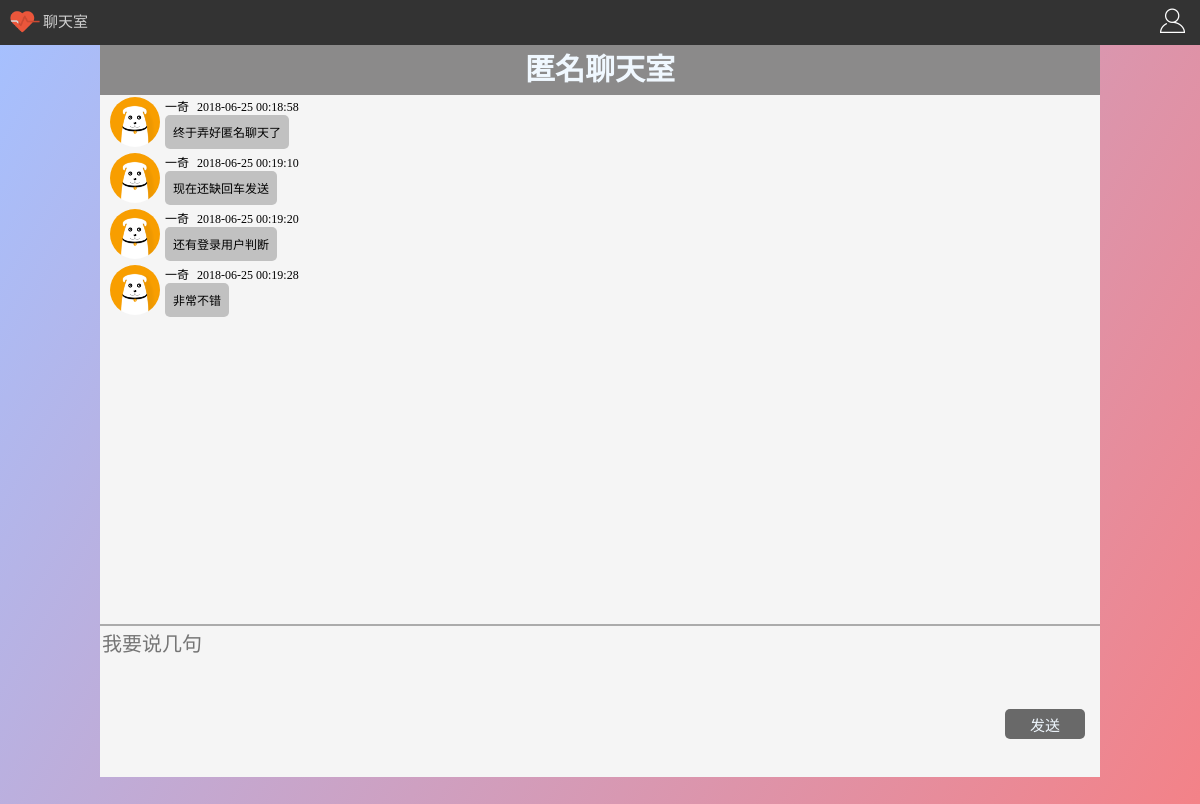
The page /userlt.php (signed in) on the database its author committed.
### tables this page shows
CREATE TABLE `liaotian` (
  `Id` int(11) NOT NULL AUTO_INCREMENT,
  `name` varchar(50) DEFAULT NULL,
  `time` varchar(30) DEFAULT NULL,
  `content` varchar(255) DEFAULT NULL,
  `ip` varchar(30) DEFAULT NULL,
  `touxiang` varchar(50) DEFAULT NULL,
  `vip` int(2) DEFAULT '0',
  PRIMARY KEY (`Id`)
);

CREATE TABLE `user` (
  `Id` int(11) NOT NULL AUTO_INCREMENT,
  `username` varchar(255) DEFAULT NULL,
  `password` varchar(255) DEFAULT NULL,
  `name` varchar(20) DEFAULT NULL,
  `qq` bigint(11) DEFAULT NULL,
  `email` varchar(50) DEFAULT NULL,
  `phone` int(11) DEFAULT NULL,
  `age` int(3) DEFAULT NULL,
  `shenggao` varchar(10) DEFAULT NULL,
  `tizhong` varchar(10) DEFAULT NULL,
  `xinbie` int(2) DEFAULT '0',
  `school` varchar(100) DEFAULT NULL,
  `qianming` varchar(255) DEFAULT NULL,
  `zcip` varchar(100) DEFAULT NULL,
  `dlip` varchar(100) DEFAULT NULL,
  `zctime` varchar(30) DEFAULT NULL,
  `dltime` varchar(30) DEFAULT NULL,
  PRIMARY KEY (`Id`)
);

### userlt.php (the view, shortened to what this page needs)
<?php require_once("./conn/conn.php");
@$user=$_SESSION['user'];
$hqsql="select * from user where username='$user'";
@$hquser=mysql_query($hqsql);
@$hquserz=mysql_fetch_array($hquser);
$qq=$hquserz['qq'];
@$xname=$hquserz['name'];
?>
<!doctype html>
<html>
<head>
<link href="style/reset.css" rel="stylesheet" />
<link href="style/user.css" rel="stylesheet" />
</head>
<body onload="bgsz();hqsj(<?php if(@$user || @$xnmae){echo "'$xname'";}else{echo "'$user'";}?>)">
	<div class="box" name="box">
			<div class="head">
					<div class="left">
							<img src="images/icon/xin.png">
						<a href="./index.php"><span>聊天室</span></a>
					</div>
					<div class="right">
						<img src="images/icon/account.png" id="head-right"
							 <?php
											if(!empty($user)){
											echo "onClick='dis()'";
											}else{
												echo "onClick='read2()'";
											}
											?>
					</div>
			</div>
		</div>
				<div id="lt-bg" >
					<div id="lt-xianzhi" >
						<div class="lt-top" align="center">
							<span>匿名聊天室</span>
						</div>
						<div id="lt-neirong">
							<?php require_once("./xsneirong.php"); ?>
						</div>
						<div class="lt-bottom">
							<textarea placeholder="我要说几句" maxlength="255" id="js-lt-neirong"></textarea>
							<div class="lt-tj">
								<input type="submit" id="js-xxfs" style="cursor: pointer;" value="发送" <?php
									@$name=$_SESSION["name"];
									   if($user){
										  if($xname){
											  if($qq){
											  echo "onClick='lttj($qq,\"$xname\")'";
												  }else{
												   echo "onClick='lttj(\"\",\"$xname\")'";
											  }
										  }else{
											  if($qq){
												  echo "onClick='lttj($qq,$user)'";
											  }else{
												  echo "onClick='lttj(\"\",\"$user\")'";
											  }
										  }
									   }else{
										   if(@$name){
											   echo 'onClick="lttjno(\''.$name.'\')"';
										   }else{
										   echo "onClick=\"lttjno('匿名')\"";
											   }
									   }?>
									   >
							</div>
						</div>
					</div>
				</div>
</body>
</html>

### xsneirong.php
<?php
							$sql="select * from liaotian order by time asc";
							@$ltsql=mysql_query($sql);
							while(@$ltsz=mysql_fetch_array($ltsql)){
								echo "<div id='lt-left'>";
								echo "<div class='lt-left-left'>";
								if (!isset($ltsz['touxiang']{4})) {
									echo "<img src='images/niming";
									echo $ltsz['touxiang'];
									echo ".png'>";
								}else{
									$tx=$ltsz['touxiang'];
									echo "<img src=";
									echo "'http://q2.qlogo.cn/headimg_dl?dst_uin=$tx&spec=5'>";
								}
								echo "</div>";
								echo "<div class='lt-left-right'>";
								echo "<div class='lt-left-right-top'>";
								if($ltsz['vip']==0){
								echo "<span>";echo $ltsz['name'];echo "</span>";
								}else{
									echo "<span  style=\"color:red\">";echo $ltsz['name'];echo "</span>";
								}
								echo "<span>";echo $ltsz['time'];echo "</span>";
								echo "</div>";
								echo "<div class='lt-left-massage'>";
								echo "<span>";echo $ltsz['content'];echo "</span>";
								echo "</div>";
								echo "</div>";
								echo "</div>";
							}
							?>

### style/user.css (style rules this page uses)
.box { width: 100%; background-color: #f5f5f5; }
.head { width: 100%; height: 45px; background-color:rgba(0,0,0,0.8); position: fixed; top:0; }
.right { float: right; height: 45px; width: 55px; }
.right img { width: 25px; height: 25px; padding-left: 15px; padding-top: 8px; }
.left { float: left; height: 45px; padding-left: 10px; }
.left img { height: 30px; width: 30px; vertical-align: middle; padding-bottom: 7px; }
.left span { font-size: 15px; line-height: 45px; color: rgba(207,207,207,1.00); }
@media screen and (min-width:501px) { #lt-bg { width: 100%; height: 800px; margin-top: 45px; background-image: linear-gradient(120deg, #a6c0fe 0%, #f68084 100%); } }
#lt-xianzhi { max-width: 1000px; margin: 0 auto; height: 600px; }
.lt-top { width: 100%; height: 50px; background-color: #8B8A8A; }
.lt-top span { line-height: 50px; color: aliceblue; font-size: 30px; font-weight: bold; }
#lt-neirong { width: 100%; height:70%; background-color: #f5f5f5; overflow-x:hidden; }
.lt-bottom { width: 100%; height: 20%; background-color: #f5f5f5; border-top: 2px solid rgba(0,0,0,0.3); }
.lt-bottom textarea { width: 99%; height: 50%; border: none; background: none; font-size: 20px; }
.lt-tj { float: right; }
.lt-tj input { background-color: dimgray; width: 80px; height: 30px; border-radius: 5px; color: aliceblue; font-size: 15px; border: none; margin-right: 15px; }
#lt-left { float: left; margin: 2px 10px; width: 100%; }
.lt-left-left img { width:50px; height: 50px; display: inline-block; float: left; border-radius: 100%; }
.lt-left-right { float: left; margin-left: 5px; }
.lt-left-massage { display: inline-block; max-width: 300px; background-color: rgba(159,158,158,0.6); border-radius: 5px; padding:8px; }
.lt-left-right-top span { padding-right: 8px; }

### rows shown on the page
liaotian: name "一奇", time "2018-06-25 00:18:58", content "终于弄好匿名聊天了"
liaotian: name "一奇", time "2018-06-25 00:19:10", content "现在还缺回车发送"
liaotian: name "一奇", time "2018-06-25 00:19:20", content "还有登录用户判断"
liaotian: name "一奇", time "2018-06-25 00:19:28", content "非常不错"
user: name+qq "发送"
